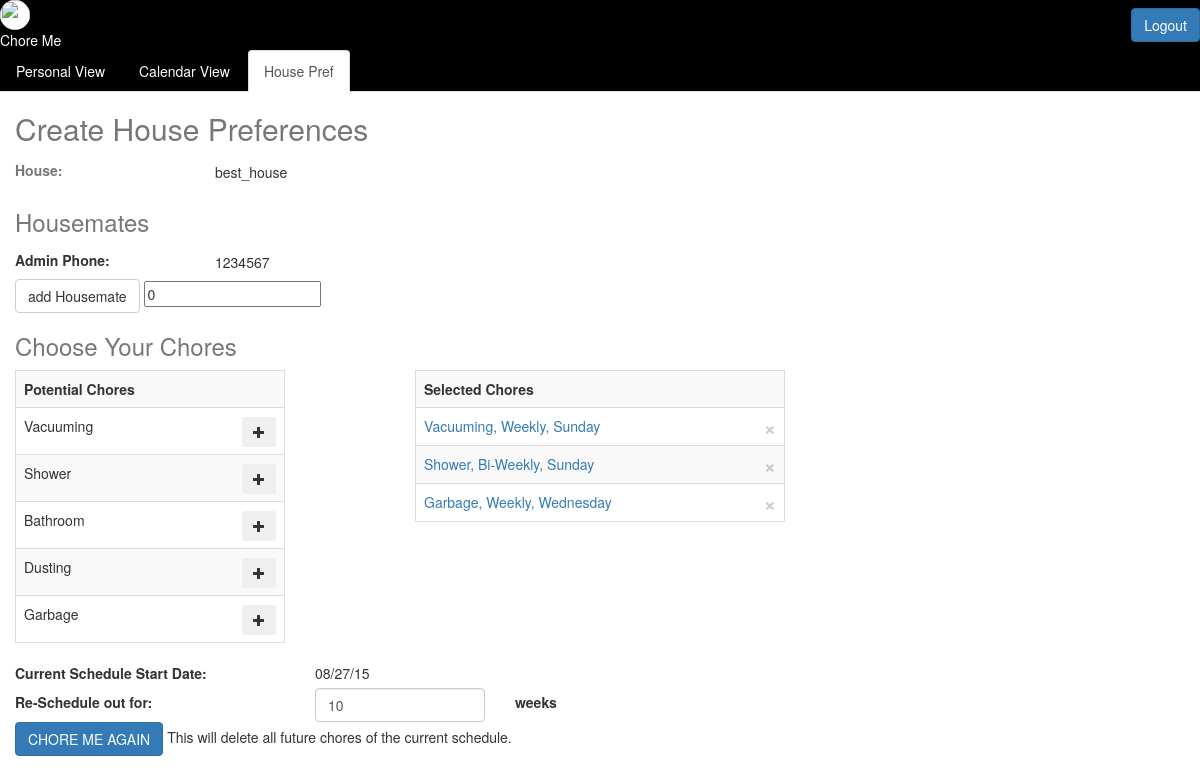
/create_house_pref (signed in), run on an earlier commit of the app's database.
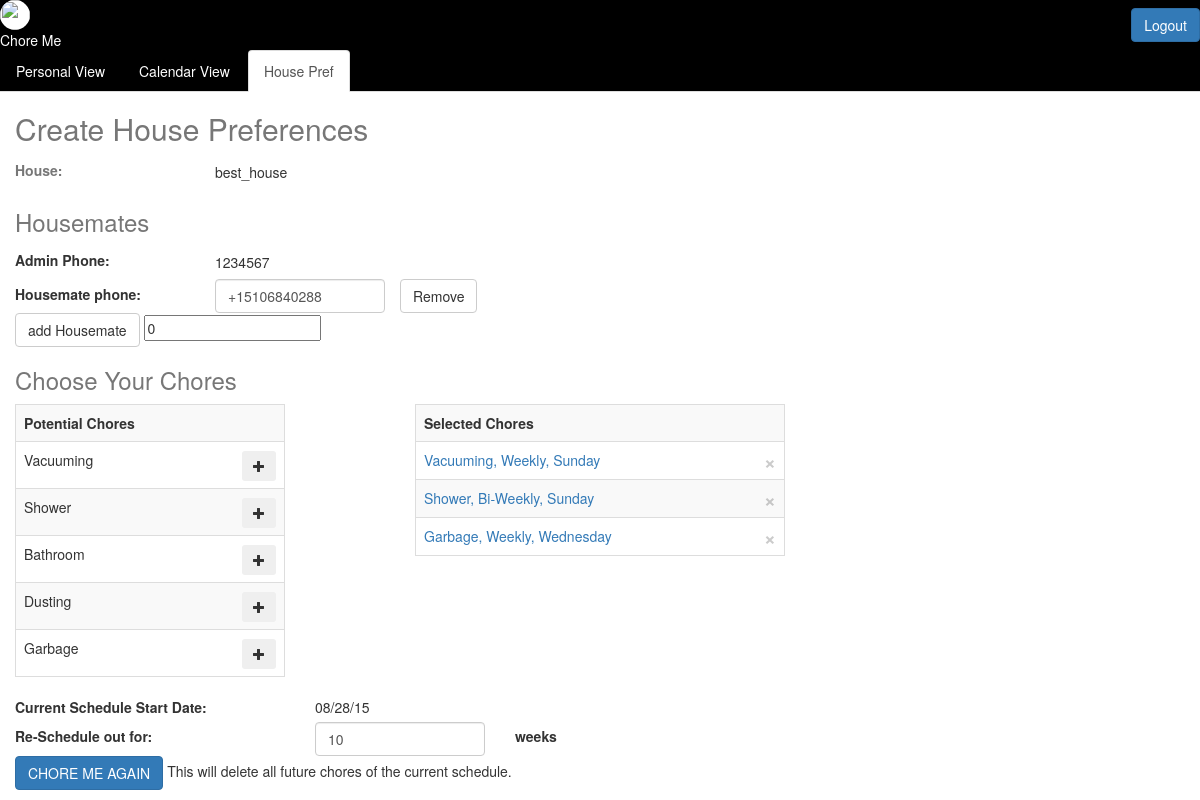
And on a later commit of the database.
### model.py (models this page shows, shortened)
class House(db.Model):
    __tablename__ = "house"
    id = db.Column(db.Integer, primary_key=True, autoincrement=True)
    name = db.Column(db.String(64), nullable=False, unique=True)
    start_date = db.Column(db.DateTime, nullable=False, default=datetime.now())
    num_weeks = db.Column(db.Integer, nullable=False)

class User(db.Model):
    __tablename__ = "user"
    id = db.Column(db.Integer, primary_key=True, autoincrement=True)
    house_id = db.Column(db.Integer, db.ForeignKey('house.id'), nullable=True)
    username = db.Column(db.String(64), nullable=True, unique=True)
    password = db.Column(db.String(64), nullable=True)
    phone = db.Column(db.String(12), nullable=False)
    is_admin = db.Column(db.Boolean, nullable=False, default=False)
    house = db.relationship("House",
                           backref=db.backref("users", order_by=id))

class Chore(db.Model):
    __tablename__ = "chore"
    id = db.Column(db.Integer, primary_key=True, autoincrement=True)
    name = db.Column(db.String(64), nullable=False)
    icon = db.Column(db.String(500), nullable=True)  #500 limit in case i want to do img urls and they are long

class HouseChore(db.Model):
    __tablename__ = "house_chore"
    id = db.Column(db.Integer, primary_key=True, autoincrement=True)
    house_id = db.Column(db.Integer, db.ForeignKey('house.id'), nullable=True)
    chore_id = db.Column(db.Integer, db.ForeignKey('chore.id'), nullable=False)
    day = db.Column(db.String(9), nullable=False)
    week_freq = db.Column(db.Integer, nullable=False)
    house = db.relationship("House",
                           backref=db.backref("house_chores", order_by=id))
    chore = db.relationship("Chore",
                           backref=db.backref("house_chores", order_by=id))

### server.py (the view)
@app.route("/create_house_pref", methods=['POST','GET'])
def create_house_pref():
    chore_objs = Chore.query.all()
    admin_phone = User.query.get(session['user_id']).phone
    try:
        session["house_id"]
        house_name = House.query.get(session["house_id"]).name
        admin_phone = User.query.filter(User.house_id==session['house_id'], User.is_admin==1).one().phone
        housemates_list = User.query.filter(User.house_id==session['house_id'], User.is_admin==0).all()
        housechores_list = HouseChore.query.filter(HouseChore.house_id==session['house_id']).all()
        house_start_date = House.query.get(session["house_id"]).start_date
        house_num_weeks = House.query.get(session["house_id"]).num_weeks
        return render_template('create_house_pref.html', chore_objs=chore_objs,
                                                         house_name=house_name,
                                                         admin_phone=admin_phone,
                                                         housemates_list=housemates_list,
                                                         housechores_list=housechores_list,
                                                         house_start_date=datetime.datetime.strftime(house_start_date, "%m/%d/%y"),
                                                         house_num_weeks=house_num_weeks
                                                         )
    except KeyError:
        pass
    except TypeError:
        pass
    return render_template('create_house_pref.html', chore_objs=chore_objs,
                                                     admin_phone=admin_phone)

### templates/create_house_pref.html (shortened to what this page needs)
{% extends 'base.html' %}
{% block content %}
	<form method="POST" name="house_pref_form" id="house_pref_form" class="form-signin">
		<h2 class="form-signin-heading text-muted">Create House Preferences</h2>
	    <div class="row">
	    	<div class="house-name">
		    	<label class="col-xs-2 control-label text-muted">House:</label>
		    	{% if house_name %}
			    	<p class="col-xs-6 form-control-static" name="house_name">
			    		{{ house_name }}
			    	</p>
		    	{% else %}
			    	<div class="col-xs-6">
			    		<input type="text" name="house_name" placeholder="Monkey House" required class="form-control">
			    	</div>
			    {% endif %}
			    <div class= "col-xs-4">
			    </div>
			</div>
		</div>
	    <h3 class="form-signin-heading text-muted">Housemates</h3>
	    <div class="row">
	    	<div class="admin-phone">
		    	<label class="col-xs-2 control-label">Admin Phone:</label>
		    	<p name="admin_phone" class="col-xs-6 form-control-static">{{ admin_phone }}</p>
		    </div>
		</div>
	    	<div id="phone-inputs">
	    		{% if house_name %}
	    			{% for housemate in housemates_list %}
	    				<div class="row housemate-phone">
		    				<label class="col-xs-2 control-label">Housemate phone:</label>
		    				<div class="col-xs-2">
		    					<input name="housemate_phone{{ loop.index }}" id="housemate_phone{{ loop.index }}" type="text" value="{{ housemate.phone }}" required class="form-control">
		    				</div>
		    				<button class="btn btn-default" name="remove_phone_button">Remove</button>
	    				</div>
	    			{% endfor %}
	    		{% endif %}
	    	</div>
	    	<button class="btn btn-default" id="add-phone-button" name="add-phone-button">add Housemate</button>
	    	<input type="text" name="housemate_count" id="housemate_count">
	    <h3 class="form-signin-heading text-muted">Choose Your Chores</h3>
	    	<div class="row">
	    		<div class="col-xs-3">
					<table class="table table-striped table-bordered">
						<tr>
							<th>Potential Chores</th>
						</tr>
					    {% for chore in chore_objs %}
						    <tr id="chore-potentials">
						    	<td>
						    		<div class="chore-potentials-row">
							    		<span>{{ chore.name }}</span>
							    		<button type="button" name= "add_chore_button" class="btn btn-sm add-chore-button glyphicon glyphicon-plus">
							    		</button>
							    	</div>
						    	</td>
						    </tr>
					    {% endfor %}
					</table>
				</div>
				<div class="col-xs-1"></div>
				<div class="col-xs-4">
					<table class="table table-striped table-bordered" id="chore-selected">
						{% set lookup = {
										1: "Weekly",
										2: "Bi-Weekly",
										3: "Every 3 Weeks",
										4: "Every 4 Weeks"
										}
						%}
						<tr>
							<th>Selected Chores</th>
						</tr>
						{% if house_name %}
							{% for house_chore in housechores_list %}
							<tr>
								<td>
									<a href= "#", data-target= '#myModal', data-toggle= 'modal', id= '{{ house_chore.chore.name }}', class= "housechore">
												{{ house_chore.chore.name }}, {{ lookup[house_chore.week_freq] }}, {{ house_chore.day }}
									</a>
									<button type="button" name= "remove_chore_button" class="close" aria-label="Close"><span aria-hidden="true">&times;</span></button>
								</td>
							</tr>
							{% endfor %}
						{% endif %}
					</table>
					</div>
			</div>
			{% if house_name %}
				<div class="row">
					<label class="col-xs-3 control-label">Current Schedule Start Date: </label>
					<div class="col-xs-2">
						<span class="form-control-static">{{ house_start_date }}</span>
					</div>
				</div>
				<div class="row">
					<div class="schedule-length">
						<div class="col-xs-3">
							<label class="control-label">Re-Schedule out for:</label>
						</div>
						<div class="col-xs-2">
							<input type="number" min="1" max="52" name="num_weeks" value="{{ house_num_weeks }}"required class="form-control">
						</div>
						<div class="col-xs-3">
							<label class="control-label">weeks</label>
						</div>
					</div>
				</div>
				<input type="submit" class="btn btn-primary" name="recreate_chores" onclick="document.pressed=this.value" value="CHORE ME AGAIN">
				This will delete all future chores of the current schedule.
				<br>
			{% endif %}
	</form>
{% endblock %}

### templates/base.html (shortened to what this page needs)
<!doctype html>
<html>
<head>
  <link href="https://maxcdn.bootstrapcdn.com/bootstrap/3.3.4/css/bootstrap.min.css" rel="stylesheet">
  <link rel="stylesheet" type="text/css" href="/static/css/styles.css">
</head>
<body>
  <div class="mypage-header">
    <div class="header-contents">
    <div>
      <img id="logo" class="img-circle" src="http://cdn.flaticon.com/png/256/40629.png">
      <div>Chore Me</div>
    </div>
      {% if session['user_id'] %}
      <input id="logout-button" class="btn btn-primary pull-right" type="button" onclick="location.href='/logout';" value="Logout">
      {% endif %}
    </div>
      {% if session['user_id'] %}
        <ul class="nav nav-tabs">
          <li role="presentation" id="personal_tab">
            <a class="nav-tab-item" href="/personal_view">Personal View
            </a>
          </li>
          <li role="presentation" id="calendar_tab">
            <a class="nav-tab-item" href="/calendar_view">Calendar View
            </a>
          </li>
          <li role="presentation" id="house_pref_tab">
            <a class="nav-tab-item" href='/create_house_pref'>House Pref
            </a>
          </li>
        </ul>
      {% endif %}
  </div>
  <div class="container-fluid">
  {% block content %} put your content here {% endblock %}
</div>
</body>
</html>

### static/css/styles.css (style rules this page uses)
#logo { background-color: white; height: 30px; width: 30px; }
.housemate-phone { display: flex; align-items: center; }
.mypage-header { margin: 0; background-color: black; color: white; }
.nav-tab-item { color: white; cursor: pointer; }
.header-contents { display: flex; align-items: center; justify-content: space-between; }
.chore-potentials-row { display: flex; justify-content: space-between; }
.schedule-length { display: flex; align-items: center; }
.admin-phone { display: flex; align-items: center; }
.house-name { display: flex; align-items: center; }

What changed in the data, as far as the page shows it:
now on this page (row edited): User: phone "+15106840288"
Also different on the page:
{{ house_start_date }}: "08/27/15" → "08/28/15"
